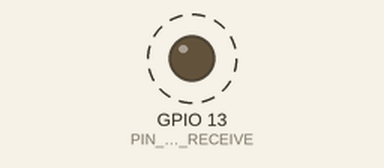
Simulated run of this sketch. Board: ESP8266 (NodeMCU). On the bench: output pins drawn as LEDs (lit = HIGH). Dashed ring = blinking. What the sketch prints to the serial monitor is not drawn.

Above: at 3.16 s.
Timing chart, 0 to 6.0 s (numbered marks = the images above):
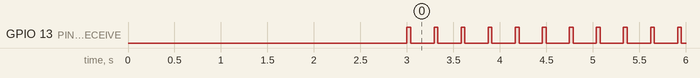

Measured:
- by itself, GPIO 13 (PIN_RS485_RECEIVE): alternates HIGH for 0.04 s and LOW for 0.25 s

The sketch:

GOLTerminator.ino
```cpp
// Protocol Byte Sequence:

// Station ID 0:
// 0_R1, 0_G1, 0_B1 LOWER SEGMENT
// 0_R2, 0_G2, 0_B2 LOWER MIDDLE SEGMENT
// 0_R3, 0_G3, 0_B3 MIDDLE SEGMENT
// 0_R4, 0_G4, 0_B4 UPPER MIDDLE SEGMENT
// 0_R5, 0_G5, 0_B5 UPPER SEGMENT

// Station ID 1:
// 1_R1, 1_G1, 1_B1 LOWER SEGMENT
// 1_R2, 1_G2, 1_B2 LOWER MIDDLE SEGMENT
// 1_R3, 1_G3, 1_B3 MIDDLE SEGMENT
// 1_R4, 1_G4, 1_B4 UPPER MIDDLE SEGMENT
// 1_R5, 1_G5, 1_B5 UPPER SEGMENT

// ...
// ...
// ...

// Station ID 35:
// 35_R1, 35_G1, 35_B1 LOWER SEGMENT
// 35_R2, 35_G2, 35_B2 LOWER MIDDLE SEGMENT
// 35_R3, 35_G3, 35_B3 MIDDLE SEGMENT
// 35_R4, 35_G4, 35_B4 UPPER MIDDLE SEGMENT
// 35_R5, 35_G5, 35_B5 UPPER SEGMENT


#define SERIAL_TX_BUFFER_SIZE 1024

#include <ESP8266WiFi.h>

//possible to go up to 250000 with ~20ms refresh rate
#define SERIAL_BAUD 115200

#include "FastLED.h"

FASTLED_USING_NAMESPACE

#if defined(FASTLED_VERSION) && (FASTLED_VERSION < 3001000)
#warning "Requires FastLED 3.1 or later; check github for latest code."
#endif

#define STATION_COUNT 36
#define STATION_SEGMENT_COUNT 5
#define STATION_TOTAL_SEGMENT_COUNT 180

#define PIN_RS485_RECEIVE 13

//3 bytes of color, 5 segments, 36 stations = 540
#define COLOR_BYTE_COUNT 3
#define STATION_BYTE_COUNT 540
#define PACKET_DELAY 250

byte diff64[] = {
  0x65, 0x14, 0xe7, 0xdf, 0x4c, 0xe0, 0x6b, 0xb4,
  0x9f, 0xe4, 0x06, 0x4d, 0x2c, 0x85, 0x32, 0xfe,
  0xc6, 0x38, 0x4f, 0x19, 0xa7, 0x78, 0x29, 0x3f,
  0xf5, 0x5b, 0x6c, 0x03, 0x6a, 0x8b, 0x8b, 0xf0,
  0x96, 0xa8, 0x3d, 0xad, 0x3b, 0x8f, 0xbc, 0xc0,
  0x58, 0x51, 0xf7, 0x66, 0x26, 0xbb, 0x5a, 0xb5,
  0x16, 0x20, 0x14, 0x10, 0x69, 0x72, 0x75, 0xc3,
  0x31, 0xcc, 0x3b, 0x01, 0xb7, 0x2b, 0xf4, 0x71
};

CRGB stationColors[STATION_TOTAL_SEGMENT_COUNT];
byte packetBytes[STATION_BYTE_COUNT];

#define PACKET_CHUNKS 9
#define PACKET_CHUNK_SIZE 60
byte packetBytesChunky[PACKET_CHUNKS][PACKET_CHUNK_SIZE];

uint8_t gHue = 0; // rotating "base color" used by many of the patterns

void setup() {
  delay(3000); // 2 second delay for recovery

  // set master brightness control
  FastLED.setBrightness(255);

  pinMode(PIN_RS485_RECEIVE,OUTPUT);
  //digitalWrite(PIN_RS485_RECEIVE,LOW); //receive mode
  digitalWrite(PIN_RS485_RECEIVE,HIGH); //transmit mode

  // initialize serial:
  Serial.begin(SERIAL_BAUD);

  // turn off wifi
  WiFi.mode(WIFI_OFF);
}

CRGB c;

void loop() {

  for(int i=0;i<STATION_COUNT;i++){
    c = CHSV((gHue+i*5)%256,255,255);
    for(int j=0;j<STATION_SEGMENT_COUNT;j++){
      stationColors[i*STATION_SEGMENT_COUNT+j] = c;
    }
  }
  for(int i=0;i<STATION_TOTAL_SEGMENT_COUNT;i++){
    for(int j=0;j<COLOR_BYTE_COUNT;j++){
      uint16_t byteId = i*COLOR_BYTE_COUNT+j;
      packetBytes[i] = (stationColors[i][j]-0x7F+diff64[byteId%64]);
      uint16_t chunkId = byteId/PACKET_CHUNKS;
      uint16_t subByteId = i-chunkId*PACKET_CHUNKS;
      packetBytesChunky[chunkId][subByteId] = packetBytes[i];
    }
  }

  digitalWrite(PIN_RS485_RECEIVE,HIGH); //transmit mode
  //Serial.write(packetBytes,STATION_BYTE_COUNT);

//  for(int i=0;i<STATION_BYTE_COUNT;i++){
//
//    Serial.write(packetBytes[i]);
//    delayMicroseconds(5);
//  }

  for(int i=0;i<PACKET_CHUNKS;i++){
    Serial.write(packetBytesChunky[i],PACKET_CHUNK_SIZE);
    Serial.flush();
    //delayMicroseconds(1);
  }
  delayMicroseconds(1);
  //Serial.write(packetBytes,STATION_BYTE_COUNT);
  digitalWrite(PIN_RS485_RECEIVE,LOW); //receive mode

  gHue = (gHue+1)%256;
  delay(PACKET_DELAY);
}
```
